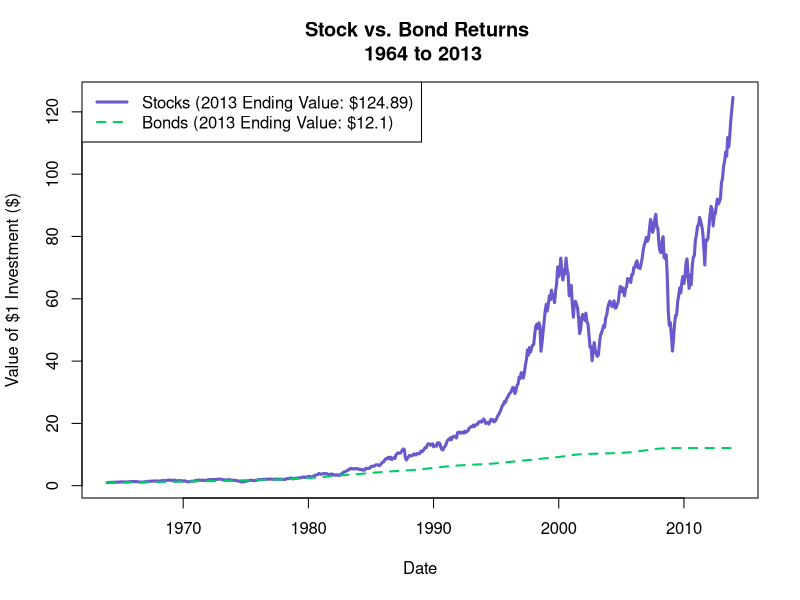
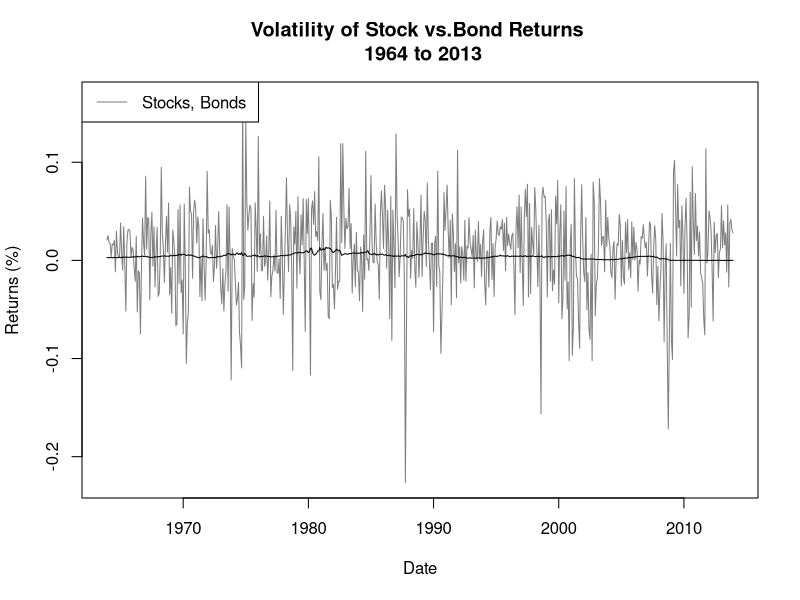

Write R code to recreate these figures, in order.
# Risk Return Trade-Off
## The main trade-off we have to consider when making investments is between risk and return. The only way to get
## a higher return from a security is assuming more risk. To see that assumption in practise let's take a look at 
## how stocks and bonds have performed over the last 50 years.

library(quantmod)
library(xts)

## Import Fama-French Data
FF.raw <- read.fwf(file = "F-F_Research_Data_Factors.txt", widths = c(6, 8, 8, 8, 8), skip = 4)

## Clean up Data
FF.raw <- FF.raw[-1051:-1171, ]
names(FF.raw) <- paste(c("text.date", "RmxRf", "SMB", "HML", "Rf"))

## Although the data looks like it is workable, the variables are all Factor variables. We need to convert them to 
## numeric variables
FF.raw <- FF.raw[ ,c(-1, -3, -4)]
FF.raw$RmxRf <- as.numeric(as.character(FF.raw$RmxRf))/100
FF.raw$Rf <- as.numeric(as.character(FF.raw$Rf))/100
FF.raw$date <- seq(as.Date("1926-07-01"), as.Date("2013-12-31"), by = "months")
FF.raw$date <- as.yearmon(FF.raw$date, "%Y - %m - %d")

## Compute Raw Market return variable
FF.raw$Rm <- FF.raw$RmxRf + FF.raw$Rf

## Subset Data from December 1963 to December 2013
FF <- subset(FF.raw, FF.raw$date >= "1963-12-01" & FF.raw$date <= "2013-12-31")

## Calculate Gross Returns for the market and Risk-free Rate
## We set the return for Dec, 1963 to zero because we assume we are at the end of the month
FF$Gross.Rm <- 1 + FF$Rm
FF$Gross.Rm[1] <- 1
FF$Gross.Rf <- 1 + FF$Rf
FF$Gross.Rf[1] <- 1

## Compute the cumulative returns for Market and Risk-free rates
FF$cum.Rm <- cumprod(FF$Gross.Rm)
FF$cum.Rf <- cumprod(FF$Gross.Rf)

## Plot the Data
y.range <- range(FF$cum.Rm, FF$cum.Rf)
title1 <- "Stock vs. Bond Returns"
title2 <- "1964 to 2013"
plot(x = FF$date, 
     FF$cum.Rm, 
     type = "l",
     xlab = "Date", 
     ylab = "Value of $1 Investment ($)", 
     ylim = y.range, 
     col = "slateblue3",
     lwd = 3,
     main = paste(title1, "\n", title2))
lines(x = FF$date, y = FF$cum.Rf, lty = 2, col = "springgreen3", lwd = 2)
legend("topleft", c("Stocks (2013 Ending Value: $124.89)", 
                    "Bonds (2013 Ending Value: $12.1)"), 
       col = c("slateblue3", "springgreen3"), 
       lty = c(1, 2),
       lwd = c(3, 2))

## Plot the Returns
y.range_bis <- range(FF$Rm, FF$Rf)
title1 <- "Volatility of Stock vs.Bond Returns"
title2 <- "1964 to 2013"
plot(x = FF$date, 
     FF$Rm, 
     type = "l",
     xlab = "Date", 
     ylab = "Returns (%)", 
     ylim = y.range_bis, 
     col = "gray50",
     lwd = 1,
     main = paste(title1, "\n", title2))
lines(x = FF$date, y = FF$Rf, lty = 1, col = "black", lwd = 1)
legend("topleft", c("Stocks, Bonds "), 
       col = c("gray50", "black"), 
       lty = c(1, 1),
       lwd = c(1, 1))